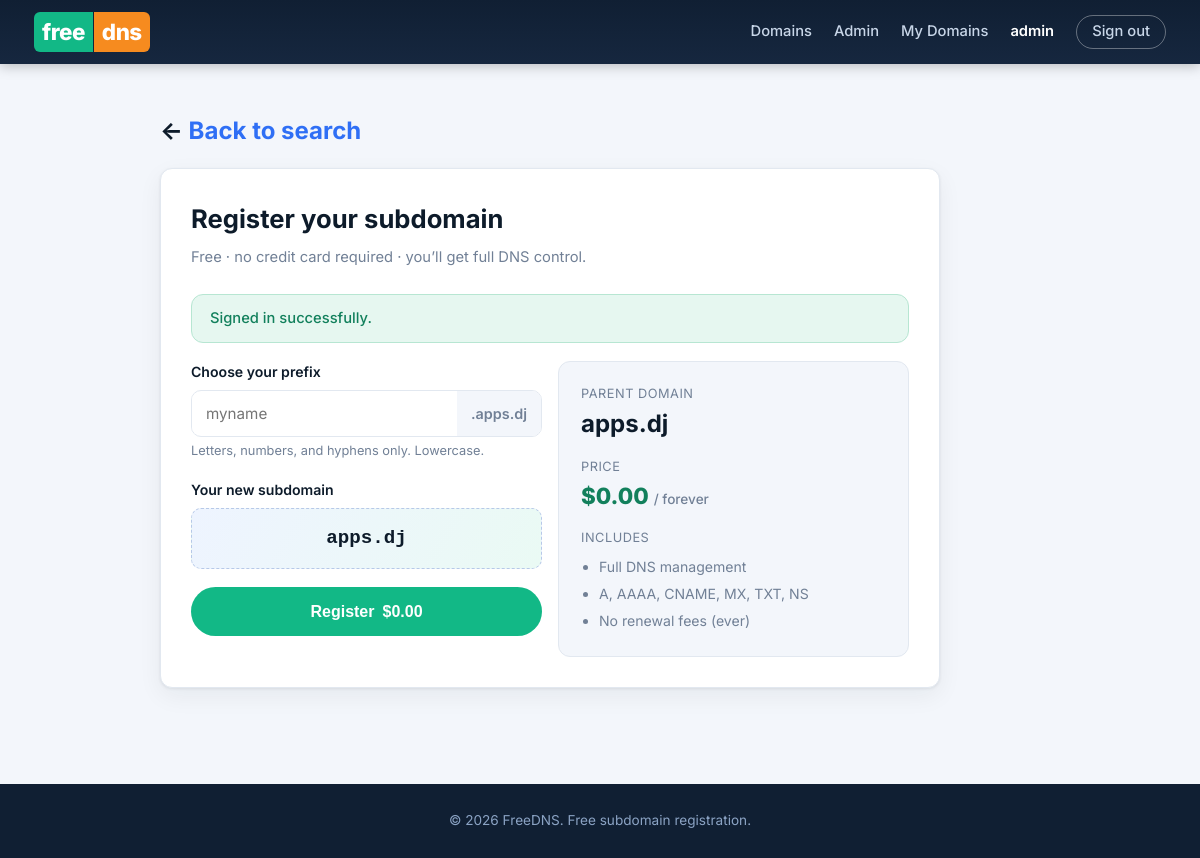
Screenshot of /checkout.php?domain=apps.dj (signed in) with the database file from the repository.
### tables this page shows
CREATE TABLE IF NOT EXISTS users (
    id            INT UNSIGNED NOT NULL AUTO_INCREMENT,
    username      VARCHAR(50)  NOT NULL,
    email         VARCHAR(190) NOT NULL,
    password_hash VARCHAR(255) NOT NULL,
    is_admin      TINYINT(1)   NOT NULL DEFAULT 0,
    created_at    TIMESTAMP    NOT NULL DEFAULT CURRENT_TIMESTAMP,
    PRIMARY KEY (id),
    UNIQUE KEY uq_users_username (username),
    UNIQUE KEY uq_users_email (email)
);

CREATE TABLE IF NOT EXISTS domains (
    id          INT UNSIGNED NOT NULL AUTO_INCREMENT,
    name        VARCHAR(190) NOT NULL,
    price       DECIMAL(10,2) NOT NULL DEFAULT 0.00,
    description VARCHAR(255)          DEFAULT NULL,
    category    VARCHAR(60)           DEFAULT 'General',
    featured    TINYINT(1)   NOT NULL DEFAULT 0,
    available   TINYINT(1)   NOT NULL DEFAULT 1,
    created_at  TIMESTAMP    NOT NULL DEFAULT CURRENT_TIMESTAMP,
    PRIMARY KEY (id),
    UNIQUE KEY uq_domains_name (name),
    KEY idx_domains_available (available)
);

### includes/db.php (called while the page is built, shortened)
<?php
function db(): PDO {
    static $pdo = null;
    if ($pdo === null) {
        $dsn = 'mysql:host=' . DB_HOST . ';dbname=' . DB_NAME . ';charset=utf8mb4';
        try {
            $pdo = new PDO($dsn, DB_USER, DB_PASS, [
                PDO::ATTR_ERRMODE            => PDO::ERRMODE_EXCEPTION,
                PDO::ATTR_DEFAULT_FETCH_MODE => PDO::FETCH_ASSOC,
                PDO::ATTR_EMULATE_PREPARES   => false,
            ]);
        } catch (PDOException $e) {
            http_response_code(500);
            exit('Database connection failed: ' . htmlspecialchars($e->getMessage()));
        }
    }
    return $pdo;
}

### includes/auth.php (called while the page is built, shortened)
<?php
require_once __DIR__ . '/db.php';
function cur_user(): ?array {
    $st = db()->prepare('SELECT id, username, email, is_admin, created_at FROM users WHERE id = ?');
    $st->execute([$_SESSION['user_id']]);
    $u = $st->fetch();
    return $u;
}

### checkout.php (the view, shortened to what this page needs)
<?php
require_once __DIR__ . '/includes/layout.php';
$domainName = trim($_GET['domain'] ?? '');
$st = db()->prepare('SELECT * FROM domains WHERE name = ? AND available = 1 LIMIT 1');
$st->execute([$domainName]);
$domain = $st->fetch();
$sub = '';
page_header('Register ' . $domain['name'], ['checkout']);
?>
<section class="section">
    <div class="container">
        <div style="max-width:880px;margin:0 auto;">
            <h2 style="margin-bottom:18px;color:var(--nc-ink);">&larr; <a href="<?php echo url('index.php'); ?>" style="color:var(--nc-blue);text-decoration:none;">Back to search</a></h2>
            <div class="card wide">
                <h1>Register your subdomain</h1>
                <div class="sub">Free · no credit card required · you’ll get full DNS control.</div>
                <?php echo flash('welcome', null, 'info') ?: ''; ?>
                <div class="form-row" style="align-items:start;">
                    <div>
                        <div class="form-group">
                            <label for="subdomainInput">Choose your prefix</label>
                            <div class="input-affix">
                                <input type="text" id="subdomainInput" name="subdomain" value="<?php echo e($sub); ?>"
                                       placeholder="myname" autocomplete="off">
                                <span class="affix">.<?php echo e($domain['name']); ?></span>
                            </div>
                            <div class="hint">Letters, numbers, and hyphens only. Lowercase.</div>
                        </div>
                        <div class="form-group">
                            <label>Your new subdomain</label>
                            <div class="subdomain-preview" id="subdomainPreview" data-parent="<?php echo e($domain['name']); ?>">.<?php echo e($domain['name']); ?></div>
                        </div>
                        <?php if (cur_user()): ?>
                            <form method="post" action="<?php echo url('checkout.php?domain=' . urlencode($domain['name'])); ?>" id="checkoutForm">
                                <button type="submit" class="btn btn-primary btn-lg btn-block">Register <strong>&#36;0.00</strong></button>
                            </form>
                        <?php endif; ?>
                    </div>
                    <div style="background:var(--nc-bg);border:1px solid var(--nc-border);border-radius:var(--radius);padding:22px;min-width:250px;">
                        <div class="stat-card" style="box-shadow:none;border:0;background:transparent;padding:0;margin-bottom:14px;">
                            <div class="stat-label">Parent domain</div>
                            <div class="domain-name" style="font-size:1.5rem;font-weight:700;color:var(--nc-ink);"><?php echo e($domain['name']); ?></div>
                        </div>
                        <div class="stat-card" style="box-shadow:none;border:0;background:transparent;padding:0;margin-bottom:14px;">
                            <div class="stat-label">Price</div>
                            <div style="font-size:1.4rem;font-weight:800;color:var(--nc-green);">$<?php echo number_format((float)$domain['price'], 2, '.', ''); ?> <span style="font-size:.85rem;color:var(--nc-muted);font-weight:500;">/ forever</span></div>
                        </div>
                        <div class="stat-card" style="box-shadow:none;border:0;background:transparent;padding:0;">
                            <div class="stat-label">Includes</div>
                            <ul style="font-size:.88rem;color:var(--nc-muted);padding-left:18px;margin-top:6px;line-height:1.9;">
                                <li>Full DNS management</li>
                                <li>A, AAAA, CNAME, MX, TXT, NS</li>
                                <li>No renewal fees (ever)</li>
                            </ul>
                        </div>
                    </div>
                </div>
            </div>
        </div>
    </div>
</section>
<?php
page_footer();

### includes/layout.php (shortened to what this page needs)
<?php
require_once __DIR__ . '/auth.php';
require_once __DIR__ . '/functions.php';
function page_header(string $title = '', array $bodyClass = []): void {
    $u     = cur_user();
    $admin = $u && (int)$u['is_admin'] === 1;
    $bc    = $bodyClass ? ' class="' . e(implode(' ', $bodyClass)) . '"' : '';
    ?>
<!DOCTYPE html>
<html lang="en">
<head>
    <link rel="stylesheet" href="<?php echo url('assets/css/style.css'); ?>">
</head>
<body<?php echo $bc; ?>>
<header class="site-header">
    <div class="container header-inner">
        <a class="brand" href="<?php echo url('index.php'); ?>">
            <span class="brand-mark">free</span><span class="brand-mark-accent">dns</span>
        </a>
        <nav class="main-nav" id="mainNav">
            <a href="<?php echo url('index.php'); ?>">Domains</a>
            <?php if ($admin): ?><a href="<?php echo url('admin/index.php'); ?>">Admin</a><?php endif; ?>
            <?php if ($u): ?>
                <a href="<?php echo url('dashboard.php'); ?>">My Domains</a>
                <a class="nav-user" href="<?php echo url('dashboard.php'); ?>"><?php echo e($u['username']); ?></a>
                <a class="btn btn-sm btn-ghost" href="<?php echo url('logout.php'); ?>">Sign out</a>
            <?php else: ?>
                <a href="<?php echo url('login.php'); ?>">Sign in</a>
                <a class="btn btn-sm btn-primary" href="<?php echo url('register.php'); ?>">Create account</a>
            <?php endif; ?>
        </nav>
    </div>
</header>
<main class="page">
    <?php
}
function page_footer(): void {
    ?>
</main>
<footer class="site-footer">
    <div class="container">
        <p>&copy; <?php echo date('Y'); ?> <?php echo e(SITE_NAME); ?>. Free subdomain registration.</p>
    </div>
</footer>
</body>
</html>
    <?php
}

### assets/css/style.css (style rules this page uses)
:root { --nc-navy: #101f33; --nc-navy-2: #16273f; --nc-navy-3: #213a5c; --nc-teal: #12b886; --nc-teal-d: #0ea472; --nc-orange: #f68b1f; --nc-orange-d:#e07d0f; --nc-blue: #2f6ff5; --nc-ink: #0d1b2a; --nc-text: #2b3a4d; --nc-muted: #718096; --nc-border: #e2e8f0; --nc-bg: #f3f6fb; --nc-white: #ffffff; --nc-red: #e5484d; --nc-green: #12805c; --radius: 12px; --shadow: 0 1px 3px rgba(13,27,42,.08), 0 8px 24px rgba(13,27,42,.06); }
* { margin: 0; padding: 0; box-sizing: border-box; }
html { scroll-behavior: smooth; }
body { font-family: 'Inter', system-ui, -apple-system, 'Segoe UI', Roboto, sans-serif; background: var(--nc-bg); color: var(--nc-text); line-height: 1.6; min-height: 100vh; display: flex; flex-direction: column; }
.container { width: 100%; max-width: 1180px; margin: 0 auto; padding: 0 24px; }
.page { flex: 1; }
.site-header { background: linear-gradient(180deg, var(--nc-navy) 0%, var(--nc-navy-2) 100%); color: #fff; position: sticky; top: 0; z-index: 50; box-shadow: 0 2px 12px rgba(0,0,0,.25); }
.header-inner { display: flex; align-items: center; justify-content: space-between; height: 64px; }
.brand { font-size: 1.4rem; font-weight: 800; letter-spacing: -.5px; text-decoration: none; color: #fff; display: flex; gap: 1px; }
.brand-mark { background: var(--nc-teal); color: #fff; padding: 2px 8px; border-radius: 6px 0 0 6px; }
.brand-mark-accent { background: var(--nc-orange); padding: 2px 8px; border-radius: 0 6px 6px 0; }
.main-nav { display: flex; align-items: center; gap: 22px; }
.main-nav a { color: #c8d6e8; text-decoration: none; font-size: .92rem; font-weight: 500; transition: color .15s; }
.main-nav .nav-user { color: #fff; font-weight: 600; }
.btn { display: inline-flex; align-items: center; justify-content: center; gap: 8px; padding: 10px 22px; border-radius: 999px; border: 1px solid transparent; font-weight: 600; font-size: .92rem; cursor: pointer; text-decoration: none; transition: all .15s ease; line-height: 1.2; white-space: nowrap; }
.btn-sm { padding: 7px 15px; font-size: .85rem; }
.btn-lg { padding: 14px 34px; font-size: 1rem; }
.btn-primary { background: var(--nc-teal); color: #fff; }
.btn-ghost { background: transparent; color: #fff; border-color: rgba(255,255,255,.35); }
.btn-block { width: 100%; }
.section { padding: 48px 0; }
.card { background: #fff; border: 1px solid var(--nc-border); border-radius: var(--radius); box-shadow: var(--shadow); padding: 30px; width: 100%; }
.card.wide { max-width: 780px; }
.card h1 { font-size: 1.6rem; color: var(--nc-ink); margin-bottom: 6px; }
.card .sub { color: var(--nc-muted); font-size: .92rem; margin-bottom: 24px; }
.form-group { margin-bottom: 18px; }
.form-group label { display: block; font-weight: 600; font-size: .88rem; margin-bottom: 6px; color: var(--nc-ink); }
.form-group .hint { font-size: .8rem; color: var(--nc-muted); margin-top: 4px; }
input[type="text"], input[type="email"], input[type="password"], input[type="number"], input[type="url"], input[type="search"], select, textarea { width: 100%; padding: 11px 14px; border: 1px solid var(--nc-border); border-radius: 10px; font-size: .95rem; font-family: inherit; color: var(--nc-ink); background: #fff; transition: border-color .15s, box-shadow .15s; outline: none; }
.input-affix { display: flex; align-items: center; border: 1px solid var(--nc-border); border-radius: 10px; overflow: hidden; background:#fff; }
.input-affix input { border: 0; box-shadow: none !important; border-radius: 0; }
.input-affix .affix { background: var(--nc-bg); color: var(--nc-muted); font-weight: 600; font-size: .9rem; padding: 11px 14px; }
.form-row { display: grid; grid-template-columns: 1fr 1fr; gap: 16px; }
.subdomain-preview { background: linear-gradient(120deg, #eef4ff, #eafaf4); border: 1px dashed #b7c9e8; border-radius: 10px; padding: 14px 18px; font-family: 'Courier New', monospace; font-weight: 700; font-size: 1.2rem; color: var(--nc-ink); text-align: center; min-height: 50px; word-break: break-all; }
.stat-card { background: #fff; border: 1px solid var(--nc-border); border-radius: var(--radius); padding: 20px; box-shadow: var(--shadow); }
.stat-card .stat-label { font-size: .8rem; color: var(--nc-muted); text-transform: uppercase; letter-spacing: .5px; }
.site-footer { background: var(--nc-navy); color: #8ba3c4; margin-top: 48px; }
.site-footer .container { padding-top: 26px; padding-bottom: 26px; text-align: center; font-size: .85rem; }

### rows the page displays
users: username "admin"
domains: name "apps.dj", price "0.00"

### other values shown
$f['msg'] "Signed in successfully."
SITE_NAME "FreeDNS"
